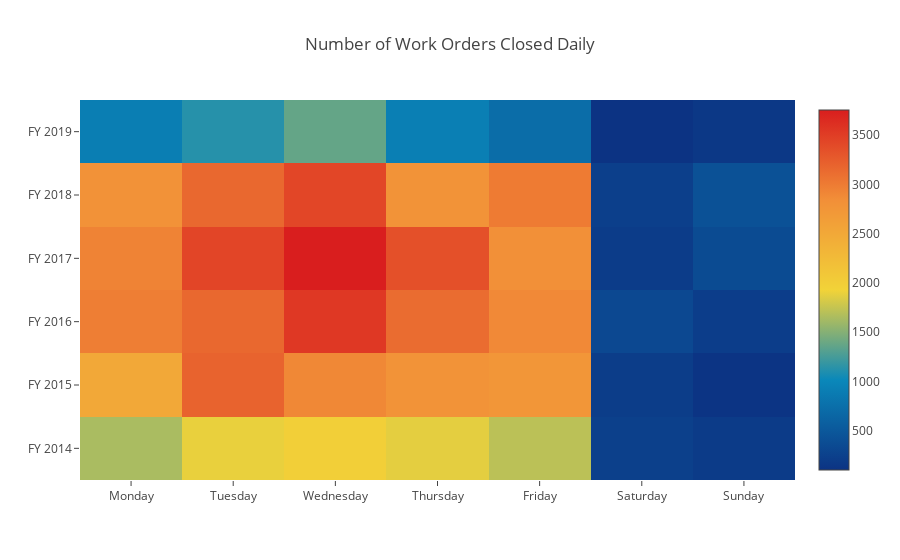

This figure's notebook cell:
### Code cell
def weekday_name(integer):
    """function takes integer from dayofweek value for timestamp and returns
    the name of the day of the week. 
    example: a day of week value of 0 returns 'Monday'
    """
    
    day_names = ("Monday","Tuesday","Wednesday","Thursday",
                     "Friday","Saturday","Sunday")
    return day_names[integer]

# filter out still open work orders
filtered_df = df[df['date_completed'].notnull()]
filtered_df['completed_day_name'] = filtered_df['date_completed'].apply(
    lambda x: weekday_name(x.dayofweek))

z_dict = {}
x = ["Monday","Tuesday","Wednesday","Thursday","Friday","Saturday","Sunday"]

for year in filtered_df['fiscal_year_completed'].unique():
    z_dict[year] = []
    for day in x:
        z_dict[year].append(
            filtered_df[(filtered_df['fiscal_year_completed'] == year) & 
                          (filtered_df['completed_day_name'] == day)]['wo_id'].count()
                            )   

trace = go.Heatmap(
    z = [value for value in z_dict.values()],
    y = ['FY {}'.format(int(year)) for year in z_dict.keys()],
    x = x,
    colorscale = 'Portland')

layout = {'title': 'Number of Work Orders Closed Daily'}
pyo.iplot({'data':[trace],'layout':layout})

### Figure 1 — Plotly figure (JSON) as saved in the notebook; plotly's stock layout.template omitted (floating-point values rounded to 4 significant figures)
{"data": [{"colorscale": "Portland", "type": "heatmap", "uid": "d472baf1-2108-4077-a71f-b139f8df1189", "x": ["Monday", "Tuesday", "Wednesday", "Thursday", "Friday", "Saturday", "Sunday"], "y": ["FY 2014", "FY 2015", "FY 2016", "FY 2017", "FY 2018", "FY 2019"], "z": [[1643, 1892, 1982, 1873, 1713, 240, 183], [2502, 3199, 2899, 2793, 2749, 207, 118], [2982, 3160, 3546, 3124, 2889, 328, 213], [2935, 3438, 3754, 3352, 2821, 196, 359], [2798, 3154, 3431, 2794, 3005, 233, 421], [904, 1124, 1370, 917, 724, 102, 155]]}], "layout": {"title": "Number of Work Orders Closed Daily"}}
